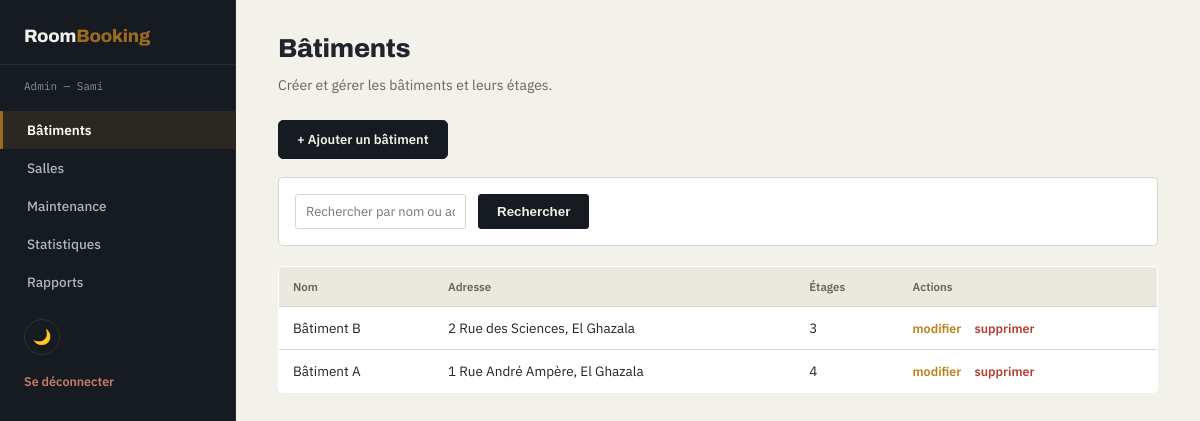
The page /View/Back/batiments.php (signed in) on the database its author committed.
### tables this page shows
CREATE TABLE batiment (
    id INT AUTO_INCREMENT PRIMARY KEY,
    nom VARCHAR(100) NOT NULL,
    adresse VARCHAR(150) NOT NULL,
    nombre_etages INT NOT NULL,
    latitude DECIMAL(10,7) NOT NULL,
    longitude DECIMAL(10,7) NOT NULL
);

### Controller/BatimentController.php (called while the page is built, shortened)
<?php
class BatimentController
{
    public function listBatiments()
    {
        $pdo = config::getConnexion();
        $stmt = $pdo->query("SELECT * FROM batiment ORDER BY id DESC");
        return $stmt->fetchAll();
    }
    public function searchBatiments($motCle = null)
    {
        $pdo = config::getConnexion();
        if (empty($motCle)) {
            return $this->listBatiments();
        }
        $stmt = $pdo->prepare("SELECT * FROM batiment WHERE nom LIKE :mot OR adresse LIKE :mot ORDER BY id DESC");
        $stmt->execute(['mot' => '%' . $motCle . '%']);
        return $stmt->fetchAll();
    }
}

### View/Back/batiments.php (the view, shortened to what this page needs)
<?php
require_once __DIR__ . '/../../Controller/BatimentController.php';
$controller = new BatimentController();
$recherche = $_GET['recherche'] ?? '';
$batiments = $controller->searchBatiments($recherche);
?>
<!DOCTYPE html>
<html lang="fr">
<head>
<link rel="stylesheet" href="assets/css/admin.css">
</head>
<body>
<?php include 'sidebar.php'; ?>
<div class="content">
    <h1>Bâtiments</h1>
    <p class="subtitle">Créer et gérer les bâtiments et leurs étages.</p>
    <a href="addBatiment.php" class="btn-add">+ Ajouter un bâtiment</a>
    <form class="filter-bar" method="GET" action="batiments.php">
        <input type="text" name="recherche" placeholder="Rechercher par nom ou adresse..." value="<?= htmlspecialchars($recherche) ?>">
        <button type="submit">Rechercher</button>
    </form>
    <table class="admin-table">
        <tr><th>Nom</th><th>Adresse</th><th>Étages</th><th>Actions</th></tr>
        <?php foreach ($batiments as $b): ?>
        <tr>
            <td><?= htmlspecialchars($b['nom']) ?></td>
            <td><?= htmlspecialchars($b['adresse']) ?></td>
            <td><?= (int)$b['nombre_etages'] ?></td>
            <td class="actions">
                <a href="updateBatiment.php?id=<?= $b['id'] ?>" class="update">modifier</a>
                <a href="batiments.php?delete=<?= $b['id'] ?>" class="delete" onclick="return confirm('Supprimer ce bâtiment ?');">supprimer</a>
            </td>
        </tr>
        <?php endforeach; ?>
    </table>
</div>
</body>
</html>

### View/Back/assets/css/admin.css (style rules this page uses)
:root { --ink:#161B22; --paper:#F2F1EA; --panel:#FFFFFF; --line:#DAD5C8; --text:#20242C; --text-dim:#6B6459; --brass:#9C6B1F; --brass-dark:#7C5518; --slate:#3E4C63; --forest:#3F7D58; --brick:#B33F32; --amber:#B9821E; --table-header-bg:#EBE8DE; --input-bg:#FFFFFF; --circle-track:#E4E0D3; --radius:5px; --radius-sm:3px; color-scheme: light; }
* { box-sizing:border-box; }
body { margin:0; background:var(--paper); color:var(--text); transition:background .2s, color .2s; font-family:'IBM Plex Sans', Arial, sans-serif; display:flex; min-height:100vh; }
a { color:var(--brass); text-decoration:none; }
h1,h2,h3 { font-family:'Archivo', sans-serif; font-weight:800; letter-spacing:-.01em; }
.content { flex:1; padding:34px 42px; }
.content h1 { margin:0 0 4px; font-size:26px; }
.content .subtitle { color:var(--text-dim); margin-bottom:26px; font-size:14px; }
table.admin-table { width:100%; border-collapse:collapse; background:var(--panel); border:1px solid var(--line); border-radius:var(--radius); overflow:hidden; }
table.admin-table th, table.admin-table td { padding:12px 14px; border-bottom:1px solid var(--line); text-align:left; font-size:13.5px; }
table.admin-table th { background:var(--table-header-bg); color:var(--text-dim); font-size:11.5px; font-weight:600; }
.actions a { margin-right:10px; font-size:12.5px; font-weight:600; }
.actions a.delete { color:var(--brick); }
.actions a.update { color:var(--amber); }
.btn-add { display:inline-block; margin-bottom:18px; background:var(--ink); color:#F2F1EA; padding:10px 18px; border-radius:var(--radius); font-weight:600; font-size:13px; border:1px solid var(--ink); }
.filter-bar { display:flex; flex-wrap:wrap; gap:12px; background:var(--panel); border:1px solid var(--line); border-radius:var(--radius); padding:16px; margin-bottom:20px; }
.filter-bar input, .filter-bar select { padding:8px 10px; border:1px solid var(--line); border-radius:var(--radius-sm); font-size:13px; background:var(--input-bg); color:var(--text); font-family:'IBM Plex Sans', sans-serif; }
.filter-bar button { padding:8px 18px; background:var(--ink); color:#F2F1EA; border:1px solid var(--ink); border-radius:var(--radius-sm); font-weight:600; cursor:pointer; }

### rows shown on the page
batiment: nom "Bâtiment B", adresse "2 Rue des Sciences, El Ghazala", nombre_etages "3"
batiment: nom "Bâtiment A", adresse "1 Rue André Ampère, El Ghazala", nombre_etages "4"

### other values the page prints
$role "Admin"
$_SESSION['prenom'] "Sami"
